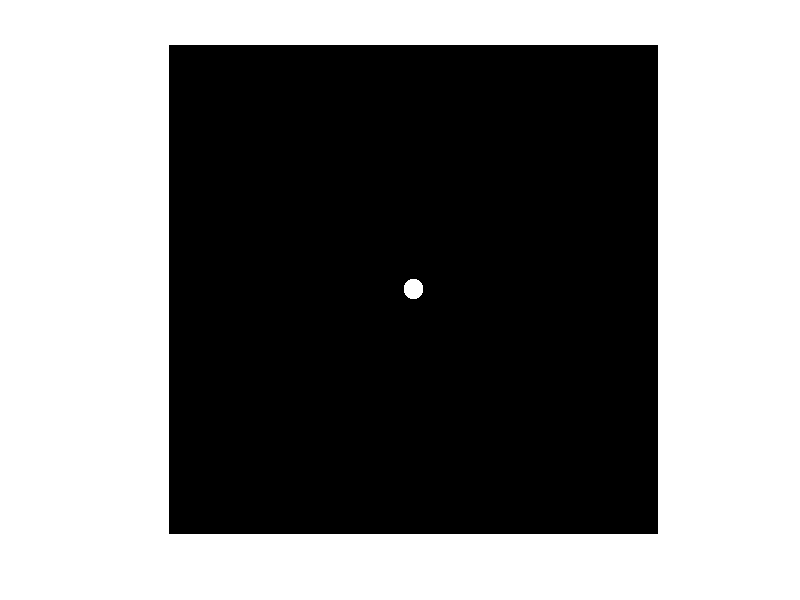

The MATLAB script that drew this image:
% Create a logical image of a circle with specified
% diameter, center, and image size.
% First create the image.
imageSizeX = 1001;
imageSizeY = 1001;
[columnsInImage rowsInImage] = meshgrid(1:imageSizeX, 1:imageSizeY);
% Next create the circle in the image.
centerX = 500;
centerY = 500;
radius = 20;
circlePixels = (rowsInImage - centerY).^2 ...
    + (columnsInImage - centerX).^2 <= radius.^2;
% circlePixels is a 2D "logical" array.
% Now, display it.
imshow(circlePixels)